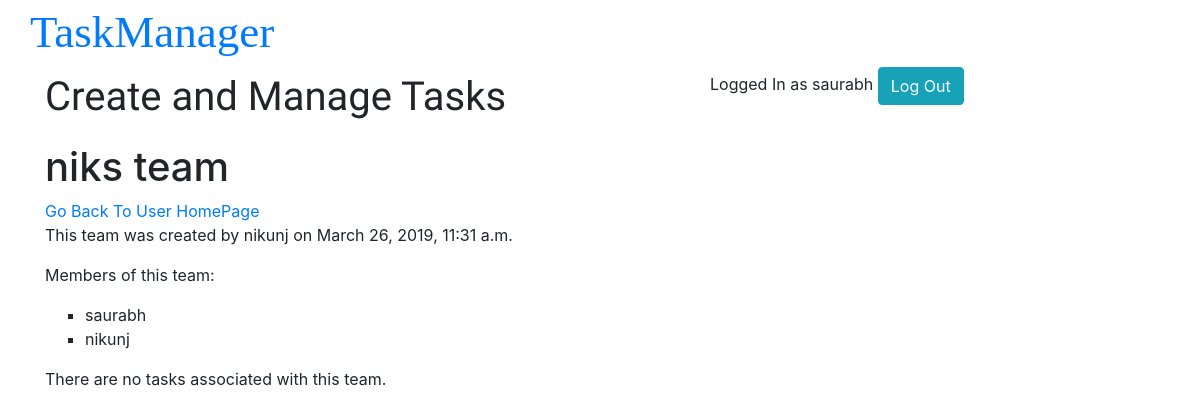
The app's page /users/teamdisplay/11/ (signed in), older data.
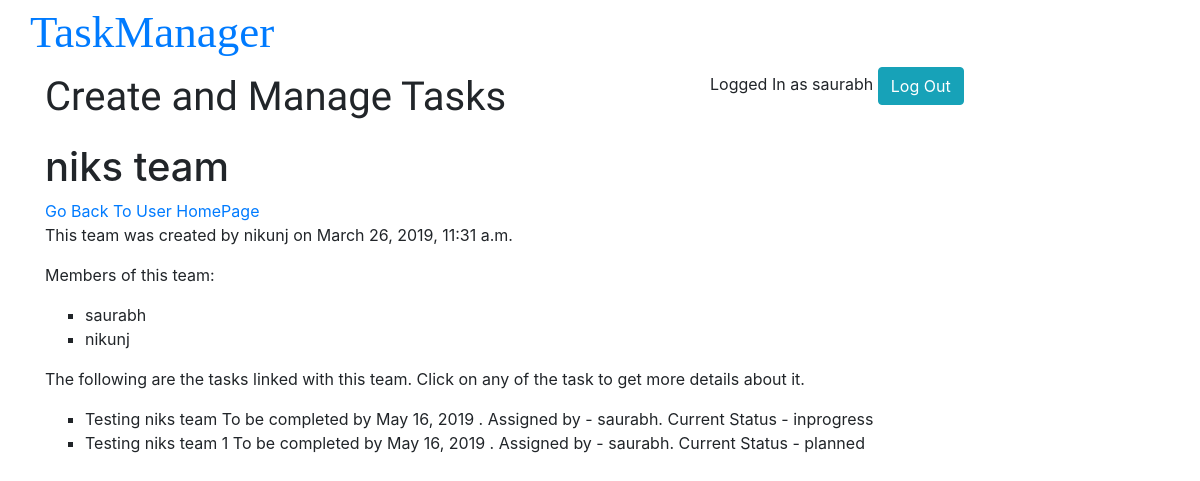
The same page, newer data.
### tasks/models.py (models this page shows, shortened)
class Task(models.Model):
    team = models.ForeignKey(Team,on_delete=models.CASCADE, null=True, blank=True)
    title = models.CharField(max_length=100)
    description = models.TextField()
    assignee = models.ManyToManyField(User)
    status = models.CharField(max_length=15,choices=STATUS, default='Planned')
    deadline = models.DateField(blank=True, null=True)
    created_by = models.CharField(max_length=100)
    created_on = models.DateTimeField(auto_now_add=True)

### users/views.py (the view)
# urls.py: url(r'^teamdisplay/(?P<id>[\w-]+)/$', views.team_display, name="team-disp"),
@login_required(login_url="/")
def team_display(request,id):
    team = Team.objects.get(pk=id)
    users = team.users.all()
    print(users)
    tasks = team.task_set.all()
    context = {
        'user': request.user,
        'team': team,
        'users': users,
        'tasks': tasks
    }
    return render(request, 'users/team_display.html', context)

### users/templates/users/team_display.html (shortened to what this page needs)
{% extends 'base.html' %}
{% load staticfiles %}
{% block one %}
    <h1 id="detailhead">{{ team.name }}</h1>
    <a href="{% url 'users:userpage' %}">Go Back To User HomePage</a>
    {% ifequal team.created_by user.username %}
        <p>This team was created by you on {{ team.created_on }}</p>
    {% else %}
        <p>This team was created by {{ team.created_by }} on {{ team.created_on }}</p>
    {% endifequal %}
    <div>
        <p>Members of this team:</p>
        <ul>
        {% for user in users %}
            <li>{{ user.username }}</li>
        {% endfor %}
        </ul>
    </div>
    <div>
        {% if tasks %}
            <p>The following are the tasks linked with this team. Click on any of the task to get more details about it.</p>
            <ul>
            {% for task in tasks %}
                <li>{{ task.title }}
                    {% if task.deadline %} To be completed by {{ task.deadline }} {% endif %}.
                    Assigned by - {{ task.created_by }}.
                    Current Status - {{ task.status }}
                </li>
            {% endfor %}
            </ul>
        {% else %}
            <p>There are no tasks associated with this team.</p>
        {% endif %}
    </div>
{% endblock %}

### global_templates/base.html (shortened to what this page needs)
{% load staticfiles %}
<!DOCTYPE html>
<html>
    <head>
        <meta-charset="utf-8">
        <link rel="stylesheet" type="text/css" href="{% static 'styles.css' %}">
        <link rel="stylesheet" href="https://maxcdn.bootstrapcdn.com/bootstrap/4.1.0/css/bootstrap.min.css">
    </head>
    <body>
        <div class="container">
        <header>
            {% if user.is_authenticated %}
            <div class="row">
                <h1 class="title"><a href="{% url 'users:userpage' %}">TaskManager</a></h1>
            </div>
            <div class="row">
            <div class="col-md-7">
                <p class="line">Create and Manage Tasks</p>
            </div>
            <nav class="navi col-md-5">
                <span>Logged In as {{ user.username }}</span>
                <a href="{% url 'users:logout' %}"><input type="submit" class="btn btn-info" value="Log Out"></a>
            </nav>
            </div>
            {% endif %}
        </header>
        <div class="wrap">
            {% block one %}
            {% endblock %}
        </div>
        </div>
    </body>
</html>

Row changes from the older to the newer data that the page shows:
added Task: title "Testing niks team", deadline "May 16, 2019", created_by "saurabh", status "inprogress"
added Task: title "Testing niks team 1", deadline "May 16, 2019", created_by "saurabh", status "planned"
Text that changed along with them:
text no longer shown: "There are no tasks associated with this team."
text now shown: "The following are the tasks linked with this team. Click on any of the task to get more details about it."
